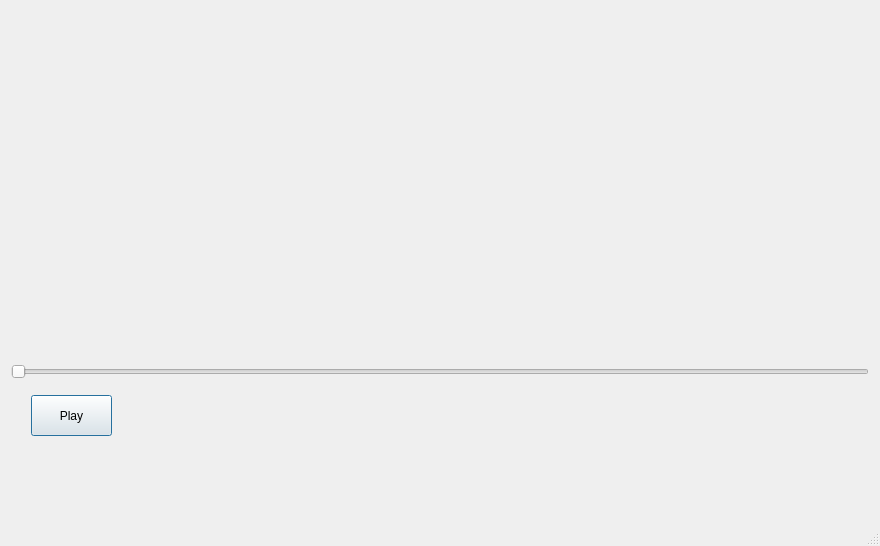
<?xml version="1.0" encoding="UTF-8"?>
<ui version="4.0">
 <class>DataReplay</class>
 <widget class="QDialog" name="DataReplay">
  <property name="geometry">
   <rect>
    <x>0</x>
    <y>0</y>
    <width>880</width>
    <height>546</height>
   </rect>
  </property>
  <property name="windowTitle">
   <string>DataReplay</string>
  </property>
  <property name="sizeGripEnabled">
   <bool>true</bool>
  </property>
  <property name="modal">
   <bool>false</bool>
  </property>
  <layout class="QVBoxLayout" name="verticalLayout">
   <item>
    <widget class="QCustomPlot" name="plot" native="true"/>
   </item>
   <item>
    <widget class="QSlider" name="horizontalSlider">
     <property name="orientation">
      <enum>Qt::Horizontal</enum>
     </property>
    </widget>
   </item>
   <item>
    <widget class="QWidget" name="widget_2" native="true">
     <property name="maximumSize">
      <size>
       <width>16777215</width>
       <height>150</height>
      </size>
     </property>
     <widget class="QPushButton" name="Bt_Play">
      <property name="geometry">
       <rect>
        <x>20</x>
        <y>10</y>
        <width>81</width>
        <height>41</height>
       </rect>
      </property>
      <property name="text">
       <string>Play</string>
      </property>
     </widget>
    </widget>
   </item>
  </layout>
 </widget>
 <customwidgets>
  <customwidget>
   <class>QCustomPlot</class>
   <extends>QWidget</extends>
   <header location="global">qcustomplot.h</header>
   <container>1</container>
  </customwidget>
 </customwidgets>
 <resources/>
 <connections/>
</ui>
